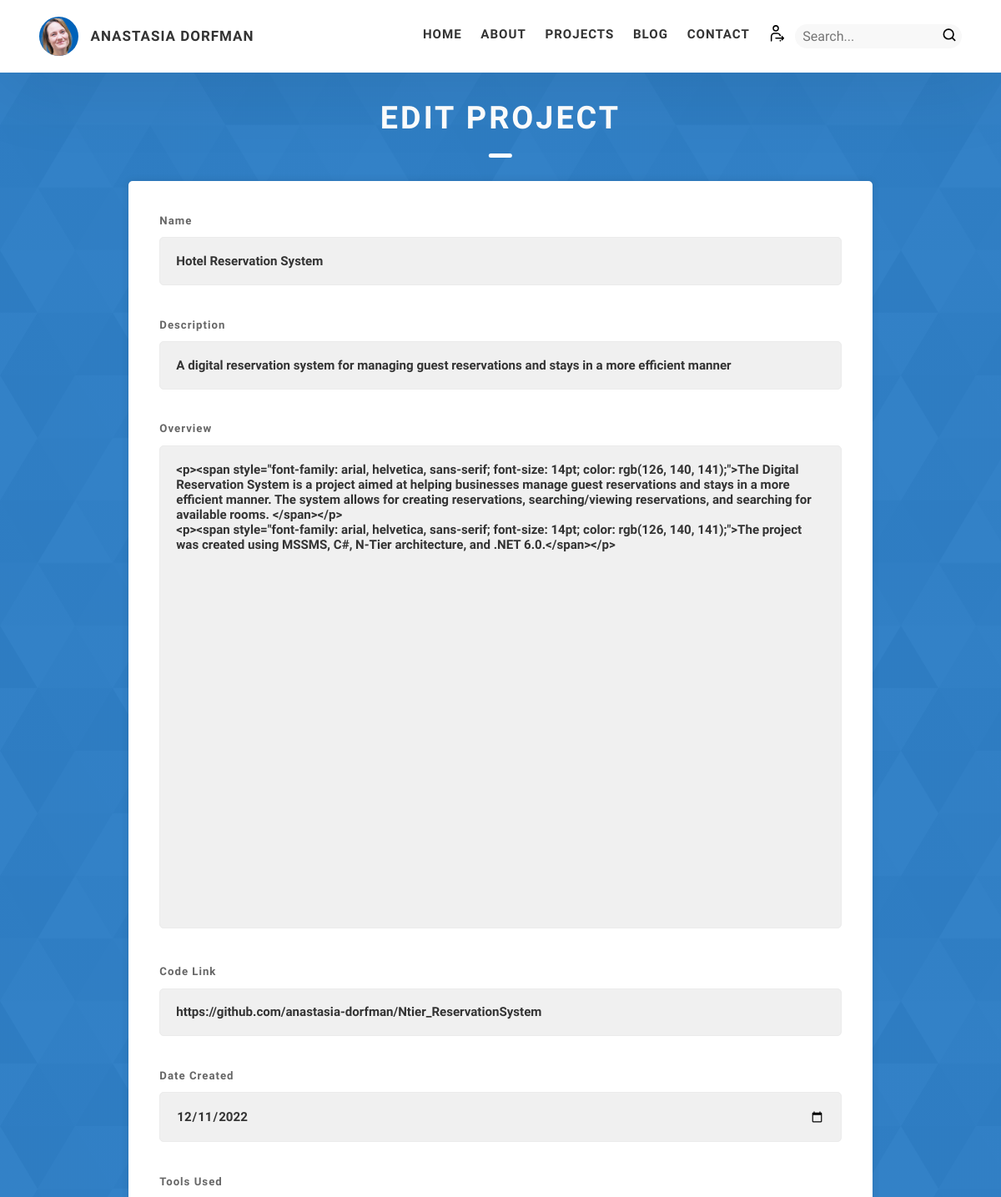
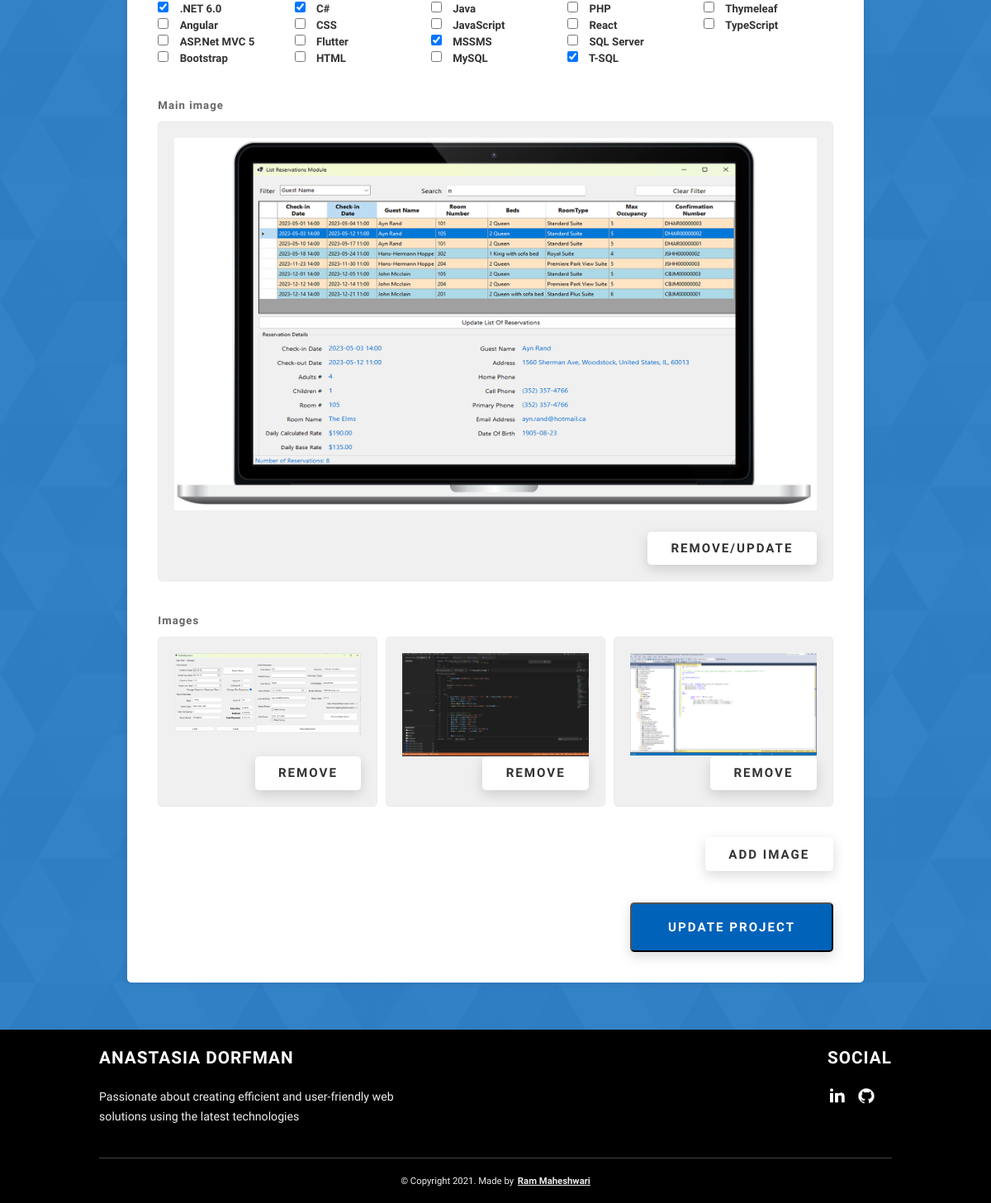
The app's page /create_project.php?project_id=7 (signed in) with its own data (2 pictures, top to bottom).
### tables this page shows
CREATE TABLE `projects` (
  `id` int(11) NOT NULL AUTO_INCREMENT,
  `name` varchar(255) NOT NULL,
  `overview` longtext NOT NULL,
  `created_at` datetime NOT NULL DEFAULT CURRENT_TIMESTAMP,
  `code_link` varchar(255) NOT NULL,
  `description` mediumtext,
  PRIMARY KEY (`id`)
);

CREATE TABLE `images` (
  `image_id` int(11) NOT NULL AUTO_INCREMENT,
  `type` varchar(45) NOT NULL DEFAULT 'image',
  `name` varchar(45) DEFAULT NULL,
  `link` varchar(255) NOT NULL,
  `post_id` int(11) DEFAULT NULL,
  `project_id` int(11) DEFAULT NULL,
  PRIMARY KEY (`image_id`),
  KEY `FK_images_posts_idx` (`post_id`),
  KEY `FK_images_projects_idx` (`project_id`),
  CONSTRAINT `FK_images_posts` FOREIGN KEY (`post_id`) REFERENCES `posts` (`post_id`) ON DELETE NO ACTION ON UPDATE NO ACTION,
  CONSTRAINT `FK_images_projects` FOREIGN KEY (`project_id`) REFERENCES `projects` (`id`) ON DELETE NO ACTION ON UPDATE NO ACTION
);

### www/includes/Project.php (called while the page is built, shortened)
<?php
class Project
{
    private $name;
    private $description;
    private $overview;
    private $dateCreated;
    private $codeLink;
    private $avatar;
    private $tags = [];
    private $images = [];
    public function __construct(
        string $name,
        string $description,
        string $overview,
        $dateCreated,
        string $codeLink,
        string $avatar,
        array $tags = null,
        array $images = null,
        int $projectId = null
    ) {
        $this->name = $name;
        $this->description = $description;
        $this->overview = $overview;
        $this->dateCreated = $dateCreated;
        $this->codeLink = $codeLink;
        $this->avatar = $avatar;
        $this->tags = $tags;
        $this->images = $images;
    }
    public function getName(): string
    {
        return $this->name;
    }
    public function getDescription(): string
    {
        return $this->description;
    }
    public function getOverview(): string
    {
        return $this->overview;
    }
    public function getDateCreated()
    {
        return $this->dateCreated;
    }
    public function getCodeLink(): string
    {
        return $this->codeLink;
    }
    public function getAvatar(): string
    {
        return $this->avatar;
    }
    public function getTags(): array
    {
        return $this->tags;
    }
    public function getImages(): array
    {
        return $this->images;
    }
    public static function getProjectById(int $projectId)
    {
        try {
            $tags = self::getTagsByProjectId($projectId);
            $avatar = self::getAvatarByProjectId($projectId);
            $images = self::getImagesByProjectId($projectId);
            $con = $GLOBALS['con'];
            $sql = "SELECT name, description, overview, code_link, created_at FROM projects WHERE id = ?";
            $stmt = $con->prepare($sql);
            $stmt->bind_param('i', $projectId);
            $stmt->execute();
            $result = $stmt->get_result();
            if ($result->num_rows > 0) {
                $row = $result->fetch_assoc();
                return new Project(
                    $row['name'],
                    $row['description'],
                    $row['overview'],
                    $row['created_at'],
                    $row['code_link'],
                    $avatar,
                    $tags,
                    $images,
                    $projectId
                );
            } else {
                return null;
            }
        } catch (Exception $ex) {
            setFeedbackAndRedirect($ex->getMessage(), "error");
        }
    }
    public static function getAvatarByProjectId($projectId)
    {
        try {
            $avatar = '';
            $con = $GLOBALS['con'];
            $sql = "SELECT link FROM images WHERE project_id = $projectId AND type = 'avatar'";
            $result = $con->query($sql);
            $numRows = $result->num_rows;
            if ($numRows === 1) {
                $row = $result->fetch_assoc();
                $avatar = $row['link'];
            }
            return $avatar;
        } catch (Exception $ex) {
            setFeedbackAndRedirect($ex->getMessage(), "error");
        }
    }
    public static function getAllTools($type = null)
    {
        try {
            $whereClause = $type == '' ? '' : "WHERE type = '$type' ";
            $con = $GLOBALS['con'];
            $sql = "SELECT * FROM skills $whereClause";
            $result = $con->query($sql);
            $tools = [];
            while ($row = $result->fetch_assoc())
                array_push($tools, $row['name']);
            return $tools;
        } catch (Exception $ex) {
            setFeedbackAndRedirect($ex->getMessage(), "error", "search.php");
        }
    }
    private static function getTagsByProjectId($projectId): array
    {
        try {
            $con = $GLOBALS['con'];
            $sql = "SELECT skill_name FROM project_skills WHERE project_id = $projectId";
            $result = $con->query($sql);
            $tags = [];
            while ($row = $result->fetch_assoc()) {
                array_push($tags, $row['skill_name']);
            }
            return $tags;
        } catch (Exception $ex) {
            setFeedbackAndRedirect($ex->getMessage(), "error");
        }
    }
    private static function getImagesByProjectId($projectId): array
    {
        try {
            $con = $GLOBALS['con'];
            $sql = "SELECT link FROM images WHERE project_id = $projectId AND type = 'image'";
            $result = $con->query($sql);
            $images = [];
            while ($row = $result->fetch_assoc()) {
                array_push($images, $row['link']);
            }
            return $images;
        } catch (Exception $ex) {
            setFeedbackAndRedirect($ex->getMessage(), "error");
        }
    }
}

### www/create_project.php (the view, shortened to what this page needs)
<?php
include_once "includes/Project.php";
$projectId = -1;
if (isset($_GET['project_id']) && !empty($_GET['project_id']))
    $projectId = $_GET['project_id'];
$tools = Project::getAllTools();
$currentTime = new DateTime();
$currentTime->setTimestamp(time());
$currentTime = $currentTime->format('Y-m-d');
$name = '';
$description = '';
$overview = '';
$codeLink = '';
$dateCreated = $currentTime;
$tags = [];
$avatar = '';
$editing = false;
$imagesCount = 0;
if ($projectId != -1) {
    $project = Project::getProjectById($projectId);
    if ($project) {
        $name = $project->getName();
        $description = $project->getDescription();
        $overview = $project->getOverview();
        $codeLink = $project->getCodeLink();
        $dateCreated = new DateTime($project->getDateCreated());
        $dateCreated = $dateCreated->format('Y-m-d');;
        $tags = $project->getTags();
        $avatar = $project->getAvatar();
        $images = $project->getImages();
        $imagesCount = $images == null ? 0 : count($images);
        $editing = true;
    } else {
        setFeedbackAndRedirect("Invalid project ID", "error", "index#projects.php");
    }
}
?>
<!DOCTYPE html>
<html lang="en">
<head>
    <link rel="stylesheet" href="includes/css/style.css">
</head>
<body>
    <?php include "includes/header.php"; ?>
    <div id="contact" class="contact sec-pad dynamicBg">
        <div class="main-container">
            <h2>
                <span class="heading-sec__main heading-sec__main--lt mt-4"><?php echo $editing ? 'Edit Project' : 'Create Project'; ?></span>
            </h2>
            <div class="post__form-container">
                <form action="create_project_proc.php" method="POST" class="contact__form" enctype="multipart/form-data">
                    <div class="contact__form-field">
                        <label class="contact__form-label" for="name">Name</label>
                        <input required type="text" class="contact__form-input" name="name" id="name" placeholder="Name" value="<?php echo $name ?>" />
                    </div>
                    <div class="contact__form-field">
                        <label class="contact__form-label" for="description">Description</label>
                        <input required type="text" class="contact__form-input" name="description" id="description" placeholder="Description" value="<?php echo $description ?>" />
                    </div>
                    <div class="contact__form-field">
                        <label class="contact__form-label" for="overview">Overview</label>
                        <textarea cols="40" rows="30" class="contact__form-input tiny-mce" name="overview" id="overview" placeholder="Overview"><?php echo $overview ?></textarea>
                    </div>
                    <div class="contact__form-field">
                        <label class="contact__form-label" for="code_link">Code Link</label>
                        <input required type="text" class="contact__form-input" name="code_link" id="code_link" placeholder="Code Link" value="<?php echo $codeLink ?>" />
                    </div>
                    <div class="contact__form-field">
                        <label class="contact__form-label" for="created_at">Date Created</label>
                        <input required type="date" class="contact__form-input" name="created_at" id="created_at" max="<?php echo $currentTime ?>" value="<?php echo $dateCreated ?>" />
                    </div>
                    <div class="contact__form-field">
                        <label class="contact__form-label">Tools Used</label>
                        <div class="tools-container">
                            <?php foreach ($tools as $t) { ?>
                                <div class="tools-checkbox">
                                    <input type="checkbox" name="tags[]" value="<?php echo $t ?>" <?php if (in_array($t, $tags)) {
                                                                                                        echo 'checked="checked"';
                                                                                                    } ?>>
                                    <?php echo $t ?>
                                </div>
                            <?php } ?>
                        </div>
                    </div>
                    <div class="contact__form-field">
                        <label class="contact__form-label" for="avatar">Main image</label>
                        <?php if ($projectId != -1 && $project != null && $avatar != null) { ?>
                            <div class="contact__form-input">
                                <img src="<?php echo $avatar ?>" alt="Avatar" class="post__avatar" />
                                <button type="submit" class="btn btn--med" class="header__link" name="removeImage" form="remove_avatar">Remove/Update</button>
                            </div>
                        <?php } else { ?>
                            <input required type="file" class="contact__form-input" name="avatar" id="avatar" />
                        <?php } ?>
                    </div>
                    <div class="contact__form-field">
                        <?php if ($projectId != -1 && $images != null) { ?>
                            <label class="contact__form-label" for="image">Images</label>
                            <div class="image-grid">
                                <?php for ($i = 1; $i <= $imagesCount; $i++) { ?>
                                    <div class="contact__form-input fixed-height">
                                        <img src="<?php echo $images[$i - 1] ?>" alt="Image <?php echo $i ?>" />
                                        <div class="mt-auto">
                                            <button type="submit" class="btn btn--med" name="removeImage" form="remove_image">Remove</button>
                                        </div>
                                    </div>
                                <?php } ?>
                            </div>
                        <?php } ?>
                    </div>
                    <div class="contact__form-field">
                        <div class="btn-margin">
                            <button type="button" class="btn btn--med" id="addImage">Add Image</button>
                        </div>
                    </div>
                    <input type="submit" class="btn btn--theme contact__btn" name="createEditProject" value="<?php echo $editing ? 'Update Project' : 'Create Project'; ?>">
                </form>
            </div>
        </div>
    </div>
    <?php include "includes/footer.php"; ?>
</body>
</html>
<?php include 'includes/scripts.php'; ?>

### www/includes/css/style.css (style rules this page uses)
*, *::after, *::before { margin: 0; padding: 0; box-sizing: inherit; font-family: inherit; }
html { font-size: 62.5%; scroll-behavior: smooth; }
@media only screen and (max-width: 75em) { html { font-size: 59%; } }
body, p { box-sizing: border-box; position: relative; line-height: 1.5; font-family: sans-serif; overflow-x: hidden; overflow-y: scroll; font-family: 'Source Sans Pro', sans-serif; }
button { border: none; cursor: pointer; }
textarea { resize: none; }
.heading-sec__main { display: block; font-size: 4rem; text-transform: uppercase; letter-spacing: 1px; letter-spacing: 3px; text-align: center; margin-bottom: 3.5rem; position: relative; }
.heading-sec__main--lt { color: #fff; }
.heading-sec__main--lt::after { content: ''; background: #fff !important; }
.heading-sec__main::after { content: ''; position: absolute; top: calc(100% + 1.5rem); height: 5px; width: 3rem; background: #0062b9; left: 50%; transform: translateX(-50%); border-radius: 5px; }
.main-container { max-width: 80%; margin: auto; width: 92%; }
.btn { background: #fff; color: #333; text-transform: uppercase; letter-spacing: 2px; display: inline-block; font-weight: 700; border-radius: 5px; box-shadow: 0 5px 15px 0 rgba(0, 0, 0, 0.15); transition: transform .3s; }
.btn--med { padding: 1.2rem 3rem; font-size: 1.6rem; }
.btn--theme { background: #0062b9; color: #fff; }
.sec-pad { padding: 8rem 0 6rem 0; }
.contact { background: linear-gradient(to right, rgba(0, 98, 185, 0.8), rgba(0, 98, 185, 0.8)), url(../../assets/svg/common-bg.svg); background-size: cover; background-position: center; }
.contact__form-field { margin-bottom: 4rem; }
.contact__form-label { color: #666; font-size: 1.4rem; letter-spacing: 1px; font-weight: 700; margin-bottom: 1rem; display: block; text-align: left; }
.contact__form-input { color: #333; padding: 2rem; width: 100%; border: 1px solid #ebebeb; font-size: 1.6rem; letter-spacing: 0px; background: #f0f0f0; border-radius: 5px; font-weight: 600; }
.contact__form-input::placeholder { color: #999; font-weight: 600; font-size: 1.6rem; }
.contact__btn { width: 30%; padding: 2rem 4rem; font-size: 1.6rem; }
.post__avatar { width: 100%; margin-bottom: 2rem; max-width: 700px; }
.post__form-container { box-shadow: 0 0 10px rgba(0, 0, 0, 0.1); background: white; padding: 4rem; margin-top: 6rem; max-width: 93%; text-align: right; width: 95%; border-radius: 5px; margin: 5rem auto 0 auto; }
.btn-margin { margin-top: 1rem; margin-bottom: 2rem; }
.image-grid { display: grid; grid-template-columns: repeat(auto-fit, minmax(5rem, 1fr)); grid-gap: 10px; align-items: start; }
.contact__form-field img { max-width: 100%; height: auto; max-height: 91%; }
.fixed-height { height: 100%; display: flex; flex-direction: column; }
.mt-auto { margin-top: auto; }
.tools-container { columns: 5; }
.tools-checkbox { color: #333; font-size: 1.4rem; font-weight: 600; text-align: left; }
.tools-checkbox input[type="checkbox"] { display: inline-block; margin-right: 10px; }
.mt-4 { margin-top: 4rem; }

### www/includes/swal/sweetalert2.css (style rules this page uses)
[class^=swal2] { -webkit-tap-highlight-color: transparent; }
body.swal2-shown:not(.swal2-no-backdrop):not(.swal2-toast-shown) { overflow: hidden; }
body.swal2-height-auto { height: auto !important; }

### records on screen
projects: name "Hotel Reservation System", description "A digital reservation system for managing guest reservations and stays in a more efficient manner", overview "<p><span style=\"font-family: arial, helvetica, sans-serif; font-size: 14pt; color: rgb(126, 140, 141);\">The Digital Reservation System is a project aimed at helping businesses manage guest reservations and stays in a more efficient manner. The system allows for creating reservations, searching/viewing reservations, and searching for available rooms. </span></p> <p><span style=\"font-family: arial, helvetica, sans-serif; font-size: 14pt; color: rgb(126, 140, 141);\">The project was created using MSSMS, C#, N-Tier architecture, and .NET 6.0.</span></p>", code_link "https://github.com/anastasia-dorfman/Ntier_ReservationSystem", created_at "12/11/2022"
images: link (picture)

### other values on screen
$t ".NET 6.0"
$t "Angular"
$t "ASP.Net MVC 5"
$t "Bootstrap"
$t "C#"
$t "CSS"
$t "Flutter"
$t "HTML"
$t "Java"
$t "JavaScript"
$t "MSSMS"
$t "MySQL"
$t "PHP"
$t "React"
$t "SQL Server"
